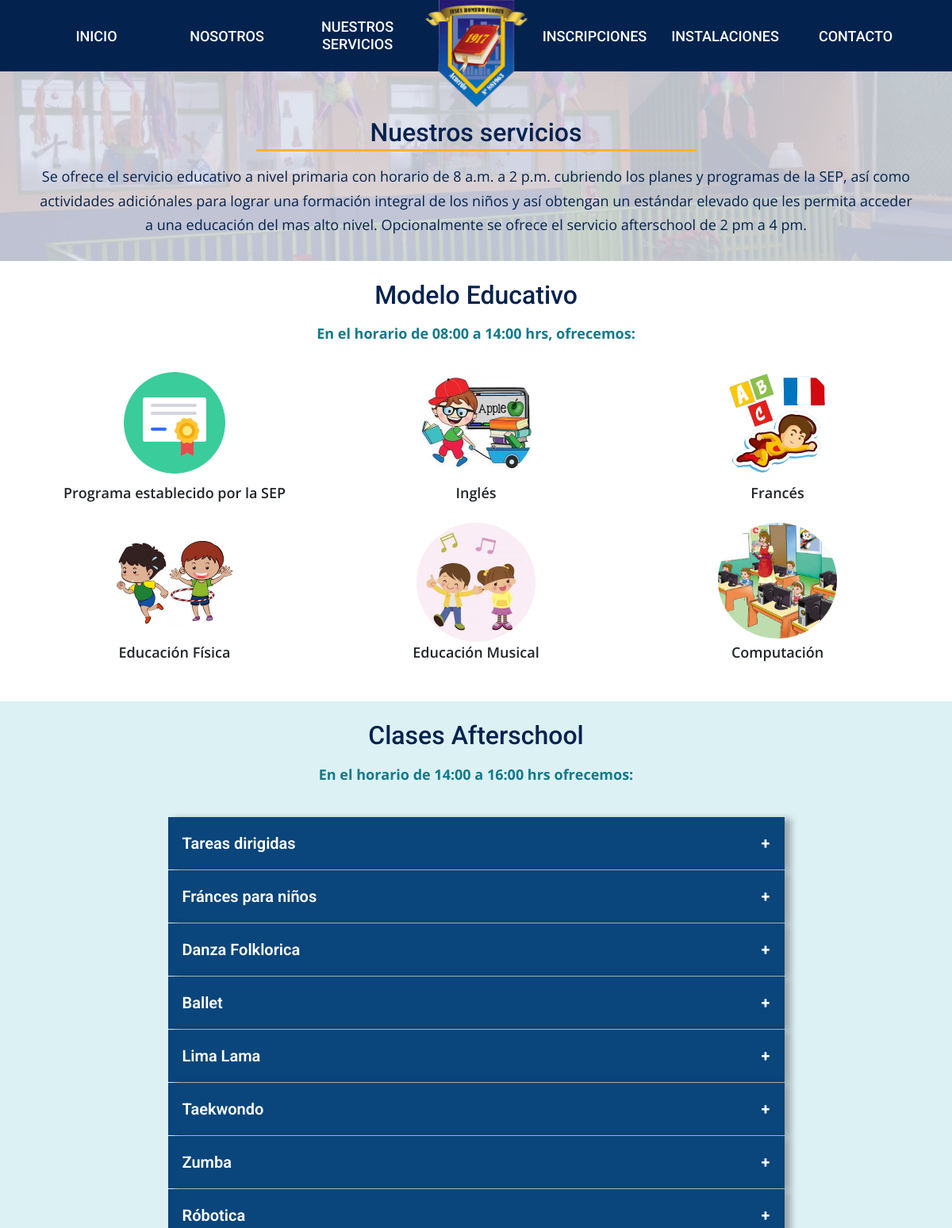
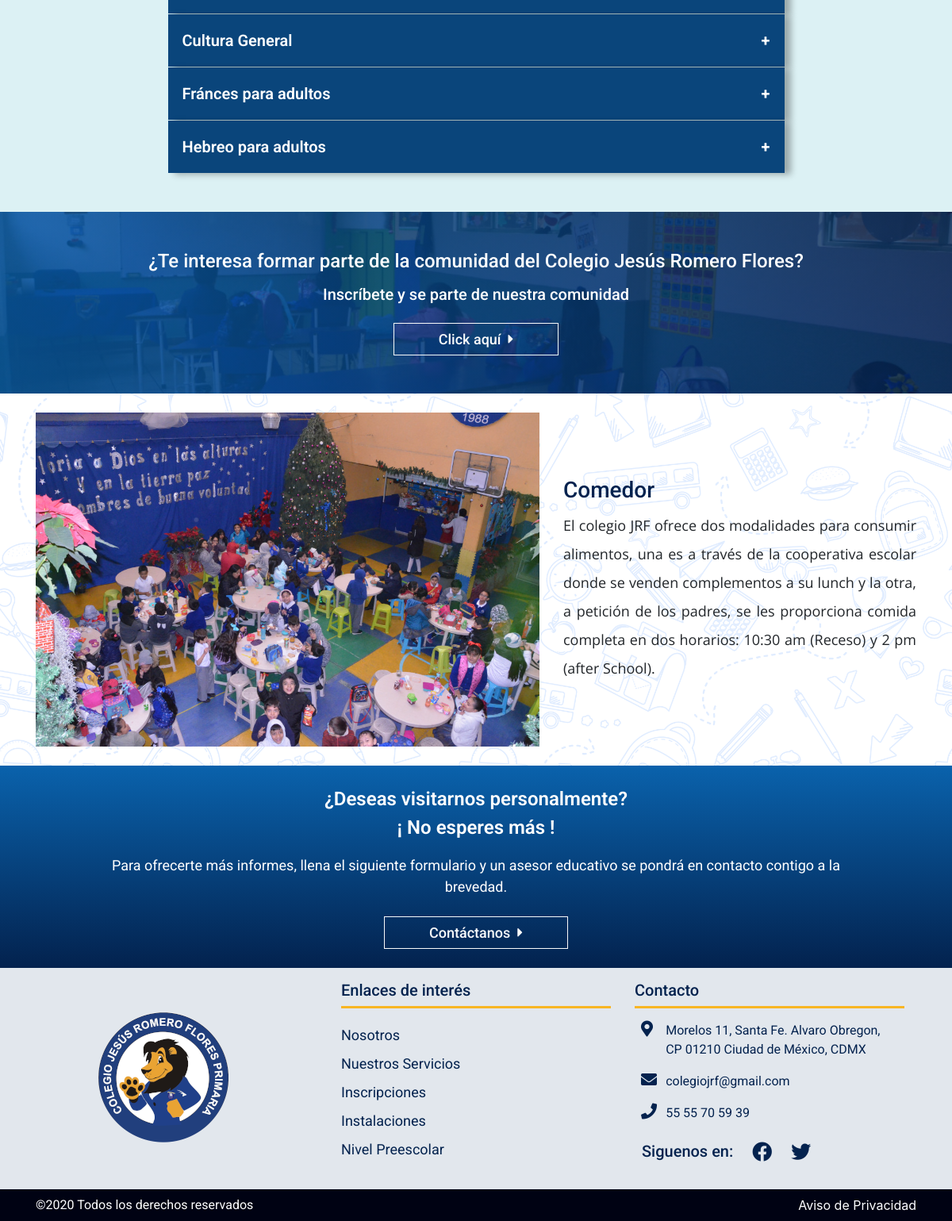
Page /servicios.php on the committed database (2 pictures, top to bottom).
### tables this page shows
CREATE TABLE IF NOT EXISTS `servicio_after` (
  `id` int(11) NOT NULL AUTO_INCREMENT,
  `nombre` varchar(100) NOT NULL,
  `descripcion` text NOT NULL,
  `thumb` varchar(200) NOT NULL,
  PRIMARY KEY (`id`)
);

CREATE TABLE IF NOT EXISTS `contenido_img` (
  `id` int(11) NOT NULL AUTO_INCREMENT,
  `seccion` varchar(100) NOT NULL,
  `thumb` varchar(200) NOT NULL,
  PRIMARY KEY (`id`)
);

CREATE TABLE IF NOT EXISTS `contenido_texto` (
  `id` int(11) NOT NULL AUTO_INCREMENT,
  `seccion` varchar(100) NOT NULL,
  `descripcion` text NOT NULL,
  PRIMARY KEY (`id`)
);

### servicios.php (called while the page is built, shortened)
<?php
    require 'admin/config.php';
    require 'functions.php';
    $conexion = conexion($bd_config);
    $after_service = obt_all($conexion,'servicio_after');
    $food_service = obt_contenido($conexion,'contenido_texto','sec-comida');
    $food_service = $food_service[0];
    $img_food_service = obt_contenido($conexion,'contenido_img','sec-comida');
    $img_food_service = $img_food_service[0];
    require 'views/servicios.view.php';

### functions.php (called while the page is built, shortened)
<?php
    function obt_contenido($conexion,$tabla,$seccion){
        $statement = $conexion->prepare("SELECT * FROM $tabla WHERE seccion = :seccion LIMIT 1");
        $statement->execute(array(':seccion'=> "$seccion"));
        $resultado = $statement->fetchAll();
        return ($resultado) ? $resultado : false;
    }
    function obt_all($conexion,$tabla){
        $sentencia = $conexion->prepare("SELECT * FROM $tabla");
        $sentencia->execute();
        return $sentencia->fetchAll();
    }

### views/servicios.view.php (the view, shortened to what this page needs)
<?php require 'nav-bar.view.php'; ?>
<section class="img-back-header">
  <div class="content-back-header container mx-auto">
    <h2>Nuestros servicios</h2>
    <hr>
    <p class="text-back-header">
      Se ofrece el servicio educativo a nivel primaria con horario de 8 a.m. a 2 p.m. cubriendo los planes y
      programas de la SEP, así como actividades adiciónales para lograr una formación integral de los niños
      y así obtengan un estándar elevado que les permita acceder a una educación del mas alto nivel.
      Opcionalmente se ofrece el servicio afterschool de 2 pm a 4 pm.
    </p>
  </div>
</section>
<main class="py-4">
  <div class="container text-center">
    <div class="row">
      <div class="col-12">
        <h2 class="text-center">Modelo Educativo</h2>
        <p class="pt-3 text-horario">En el horario de 08:00 a 14:00 hrs, ofrecemos: </p>
      </div>
    </div>
    <div class="row pt-4 content-model">
      <div class="opc-model col-12 col-md-4 pb-4">
        <img src="<?php echo PATH; ?>img/img1-service.png" alt="Imagen ilustrativa del servicio" class="img-fluid img-serv">
        <p>Programa establecido por la SEP</p>
      </div>
      <div class="opc-model col-12 col-md-4 pb-4">
        <img src="<?php echo PATH; ?>img/img2-service.jpg" alt="Imagen ilustrativa del servicio" class="img-fluid img-serv rounded-circle">
        <p>Inglés</p>
      </div>
      <div class="opc-model col-12 col-md-4 pb-4">
        <img src="<?php echo PATH; ?>img/img3-service.jpg" alt="Imagen ilustrativa del servicio" class="img-fluid img-serv rounded-circle">
        <p>Francés</p>
      </div>
      <div class="opc-model col-12 col-md-4 pb-4">
        <img src="<?php echo PATH; ?>img/img4-service.jpg" alt="Imagen ilustrativa del servicio" class="img-fluid img-serv rounded-circle">
        <p>Educación Física</p>
      </div>
      <div class="opc-model col-12 col-md-4 pb-4">
        <img src="<?php echo PATH; ?>img/img5-service.jpg" alt="Imagen ilustrativa del servicio" class="img-fluid img-serv rounded-circle">
        <p>Educación Musical</p>
      </div>
      <div class="opc-model col-12 col-md-4">
        <img src="<?php echo PATH; ?>img/img6-service.jpg" alt="Imagen ilustrativa del servicio" class="img-fluid img-serv rounded-circle">
        <p class="pt-1">Computación</p>
      </div>
    </div>
  </div>
</main>
<section class="sec-after py-4">
  <div class="container">
    <h2 class="text-center">Clases Afterschool</h2>
    <p class="py-3 text-horario">
      En el horario de 14:00 a 16:00 hrs ofrecemos:
    </p>
    <div class="accordion">
      <?php foreach ($after_service as $service) : ?>
        <button class="accordion-item"><?php echo $service['nombre']; ?></button>
      <?php endforeach; ?>
    </div>
  </div>
</section>
<section class="img-inscrip py-4 py-lg-5">
  <div class="container content-inscrip mx-auto">
    <h4 class="mb-3">¿Te interesa formar parte de la comunidad del Colegio Jesús Romero Flores?</h4>
    <h5>Inscríbete y se parte de nuestra comunidad</h5>
    <a href="<?php echo PATH; ?>inscripciones.php" class="btn btn-outline-light mt-4">Click aquí&nbsp;&nbsp;<i class="fas fa-caret-right"></i></a>
  </div>
</section>
<section class="img-back py-4">
  <div class="content-service container mx-auto">
    <div class="row">
      <div class="col-12 col-md-8 offset-md-2 col-lg-7 offset-lg-0 col-xl-7 order-2 ">
        <img class="img-fluid pt-3 pt-lg-0" src="<?php echo PATH; ?>img/<?php echo $img_food_service['thumb']; ?>" alt="Foto del servicio de comida del preescolar">
      </div>
      <div class="col-12 col-lg-5 order-lg-2 py-xl-4 text-service">
        <h3>Comedor</h3>
        <p><?php echo $food_service['descripcion']; ?></p>
      </div>
    </div>
  </div>
</section>
<section class="sec-contacto1 py-4">
  <div class="content-contacto container">
    <div class="row">
      <div class="col-12 offset-md-1 col-md-10">
        <div class="header-contacto">
          <p class="mb-3 mb-md-0">¿Deseas visitarnos personalmente?</p>
          <p>¡ No esperes más !</p>
        </div>
        <p class="mt-3">
          Para ofrecerte más informes, llena el siguiente formulario y
          un asesor educativo se pondrá en contacto contigo a la brevedad.
        </p>
        <a href="<?php echo PATH; ?>contacto.php" class="btn btn-outline-light mt-4">Contáctanos&nbsp;&nbsp;<i class="fas fa-caret-right"></i></a>
      </div>
    </div>
  </div>
</section>
<?php require 'footer.view.php'; ?>
</body>
</html>

### rows in the picture
servicio_after: nombre "Tareas dirigidas"
servicio_after: nombre "Fránces para niños"
servicio_after: nombre "Danza Folklorica"
servicio_after: nombre "Ballet"
servicio_after: nombre "Lima Lama"
servicio_after: nombre "Taekwondo"
servicio_after: nombre "Zumba"
servicio_after: nombre "Róbotica"
servicio_after: nombre "Cultura General"
servicio_after: nombre "Fránces para adultos"
servicio_after: nombre "Hebreo para adultos"
contenido_img: thumb (picture)
contenido_texto: descripcion "El colegio JRF ofrece dos modalidades para consumir alimentos, una es a través de la cooperativa escolar donde se venden complementos a su lunch y la otra, a petición de los padres, se les proporciona comida completa en dos horarios: 10:30 am (Receso) y 2 pm (after School)."
